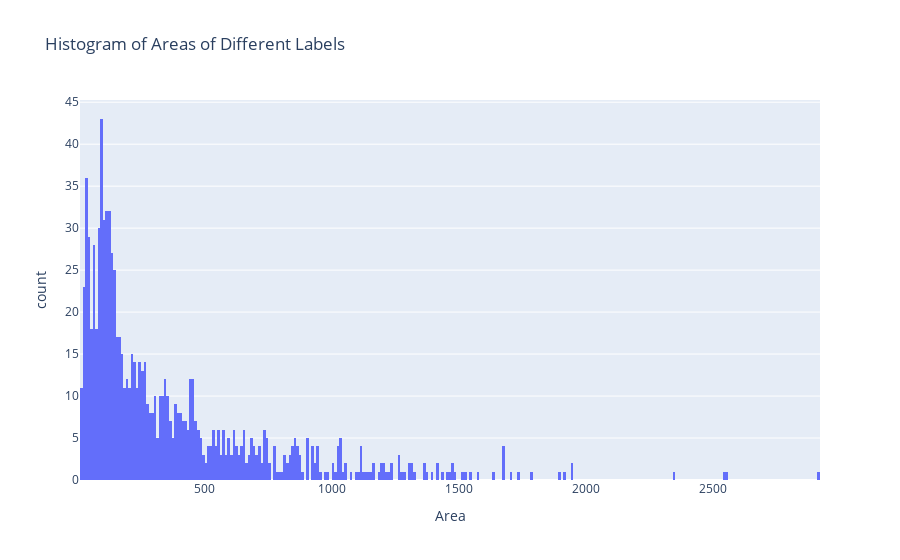

The notebook cell saved with this chart:
### Code cell
# Create histogram
fig = px.histogram(df, x="area", nbins=300, labels={"area": "Area"}, title="Histogram of Areas of Different Labels")

# Show plot
fig.show()

### Figure 1 — Plotly figure (JSON) as saved in the notebook; plotly's stock layout.template omitted (floating-point values rounded to 4 significant figures; data arrays with more than 128 entries replaced by an {"elided": "..."} marker saying what was removed)
{"data": [{"alignmentgroup": "True", "bingroup": "x", "hovertemplate": "Area=%{x}<br>count=%{y}<extra></extra>", "legendgroup": "", "marker": {"color": "#636efa", "pattern": {"shape": ""}}, "name": "", "nbinsx": 300, "offsetgroup": "", "orientation": "v", "showlegend": false, "type": "histogram", "x": {"elided": "965 int values"}, "xaxis": "x", "yaxis": "y"}], "layout": {"barmode": "relative", "legend": {"tracegroupgap": 0}, "title": {"text": "Histogram of Areas of Different Labels"}, "xaxis": {"anchor": "y", "domain": [0, 1], "title": {"text": "Area"}}, "yaxis": {"anchor": "x", "domain": [0, 1], "title": {"text": "count"}}}}
